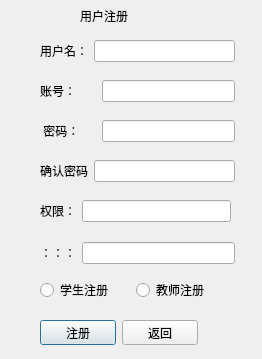
<?xml version="1.0" encoding="UTF-8"?>
<ui version="4.0">
 <class>RegisterDialog</class>
 <widget class="QDialog" name="RegisterDialog">
  <property name="geometry">
   <rect>
    <x>0</x>
    <y>0</y>
    <width>262</width>
    <height>359</height>
   </rect>
  </property>
  <property name="windowTitle">
   <string>Dialog</string>
  </property>
  <widget class="QWidget" name="layoutWidget">
   <property name="geometry">
    <rect>
     <x>40</x>
     <y>240</y>
     <width>195</width>
     <height>26</height>
    </rect>
   </property>
   <layout class="QHBoxLayout" name="horizontalLayout_4">
    <item>
     <widget class="QLabel" name="yanzhenglabel">
      <property name="styleSheet">
       <string notr="true">font: 75 italic 14pt &quot;Candara&quot;;</string>
      </property>
      <property name="text">
       <string>：：：</string>
      </property>
     </widget>
    </item>
    <item>
     <widget class="QLineEdit" name="yanzhengline"/>
    </item>
   </layout>
  </widget>
  <widget class="QWidget" name="layoutWidget_2">
   <property name="geometry">
    <rect>
     <x>40</x>
     <y>120</y>
     <width>195</width>
     <height>22</height>
    </rect>
   </property>
   <layout class="QHBoxLayout" name="horizontalLayout_3">
    <item>
     <widget class="QLabel" name="label_3">
      <property name="styleSheet">
       <string notr="true">font: 75 italic 9pt &quot;Candara&quot;;</string>
      </property>
      <property name="text">
       <string> 密码：     </string>
      </property>
     </widget>
    </item>
    <item>
     <widget class="QLineEdit" name="passwordline"/>
    </item>
   </layout>
  </widget>
  <widget class="QWidget" name="layoutWidget_3">
   <property name="geometry">
    <rect>
     <x>40</x>
     <y>40</y>
     <width>195</width>
     <height>22</height>
    </rect>
   </property>
   <layout class="QHBoxLayout" name="horizontalLayout">
    <item>
     <widget class="QLabel" name="label">
      <property name="styleSheet">
       <string notr="true">font: 75 italic 9pt &quot;Candara&quot;;</string>
      </property>
      <property name="text">
       <string>用户名：</string>
      </property>
     </widget>
    </item>
    <item>
     <widget class="QLineEdit" name="userline"/>
    </item>
   </layout>
  </widget>
  <widget class="QWidget" name="layoutWidget_4">
   <property name="geometry">
    <rect>
     <x>40</x>
     <y>320</y>
     <width>158</width>
     <height>25</height>
    </rect>
   </property>
   <layout class="QHBoxLayout" name="layout5">
    <item>
     <widget class="QPushButton" name="registerbtn">
      <property name="styleSheet">
       <string notr="true">font: 75 italic 9pt &quot;Candara&quot;;</string>
      </property>
      <property name="text">
       <string>注册</string>
      </property>
     </widget>
    </item>
    <item>
     <widget class="QPushButton" name="returnbtn">
      <property name="styleSheet">
       <string notr="true">font: 75 italic 9pt &quot;Candara&quot;;</string>
      </property>
      <property name="text">
       <string>返回</string>
      </property>
     </widget>
    </item>
   </layout>
  </widget>
  <widget class="QWidget" name="layoutWidget_5">
   <property name="geometry">
    <rect>
     <x>40</x>
     <y>280</y>
     <width>186</width>
     <height>20</height>
    </rect>
   </property>
   <layout class="QHBoxLayout" name="horizontalLayout_5">
    <item>
     <widget class="QRadioButton" name="stduentradio">
      <property name="styleSheet">
       <string notr="true"/>
      </property>
      <property name="text">
       <string>学生注册</string>
      </property>
     </widget>
    </item>
    <item>
     <widget class="QRadioButton" name="teacherradio">
      <property name="text">
       <string>教师注册</string>
      </property>
     </widget>
    </item>
   </layout>
  </widget>
  <widget class="QWidget" name="layoutWidget_6">
   <property name="geometry">
    <rect>
     <x>40</x>
     <y>160</y>
     <width>195</width>
     <height>22</height>
    </rect>
   </property>
   <layout class="QHBoxLayout" name="horizontalLayout_6">
    <item>
     <widget class="QLabel" name="label_5">
      <property name="styleSheet">
       <string notr="true">font: 75 italic 9pt &quot;Candara&quot;;</string>
      </property>
      <property name="text">
       <string>确认密码</string>
      </property>
     </widget>
    </item>
    <item>
     <widget class="QLineEdit" name="passwordline1"/>
    </item>
   </layout>
  </widget>
  <widget class="QLabel" name="titlelabel">
   <property name="geometry">
    <rect>
     <x>80</x>
     <y>0</y>
     <width>121</width>
     <height>31</height>
    </rect>
   </property>
   <property name="styleSheet">
    <string notr="true">font: 75 italic 20pt &quot;Dotum&quot;;</string>
   </property>
   <property name="text">
    <string>用户注册</string>
   </property>
  </widget>
  <widget class="QWidget" name="layoutWidget_7">
   <property name="geometry">
    <rect>
     <x>40</x>
     <y>80</y>
     <width>195</width>
     <height>22</height>
    </rect>
   </property>
   <layout class="QHBoxLayout" name="horizontalLayout_2">
    <item>
     <widget class="QLabel" name="label_2">
      <property name="styleSheet">
       <string notr="true">font: 75 italic 9pt &quot;Candara&quot;;</string>
      </property>
      <property name="text">
       <string>账号：      </string>
      </property>
     </widget>
    </item>
    <item>
     <widget class="QLineEdit" name="id"/>
    </item>
   </layout>
  </widget>
  <widget class="QWidget" name="layoutWidget">
   <property name="geometry">
    <rect>
     <x>40</x>
     <y>200</y>
     <width>191</width>
     <height>22</height>
    </rect>
   </property>
   <layout class="QHBoxLayout" name="horizontalLayout_7">
    <item>
     <widget class="QLabel" name="label_4">
      <property name="styleSheet">
       <string notr="true">font: 75 italic 9pt &quot;Candara&quot;;</string>
      </property>
      <property name="text">
       <string>权限：</string>
      </property>
     </widget>
    </item>
    <item>
     <widget class="QLineEdit" name="rootline"/>
    </item>
   </layout>
  </widget>
  <zorder>layoutWidget</zorder>
  <zorder>layoutWidget</zorder>
  <zorder>layoutWidget_2</zorder>
  <zorder>layoutWidget_3</zorder>
  <zorder>layoutWidget_4</zorder>
  <zorder>layoutWidget_5</zorder>
  <zorder>layoutWidget_6</zorder>
  <zorder>titlelabel</zorder>
  <zorder>layoutWidget_7</zorder>
 </widget>
 <resources/>
 <connections/>
</ui>
